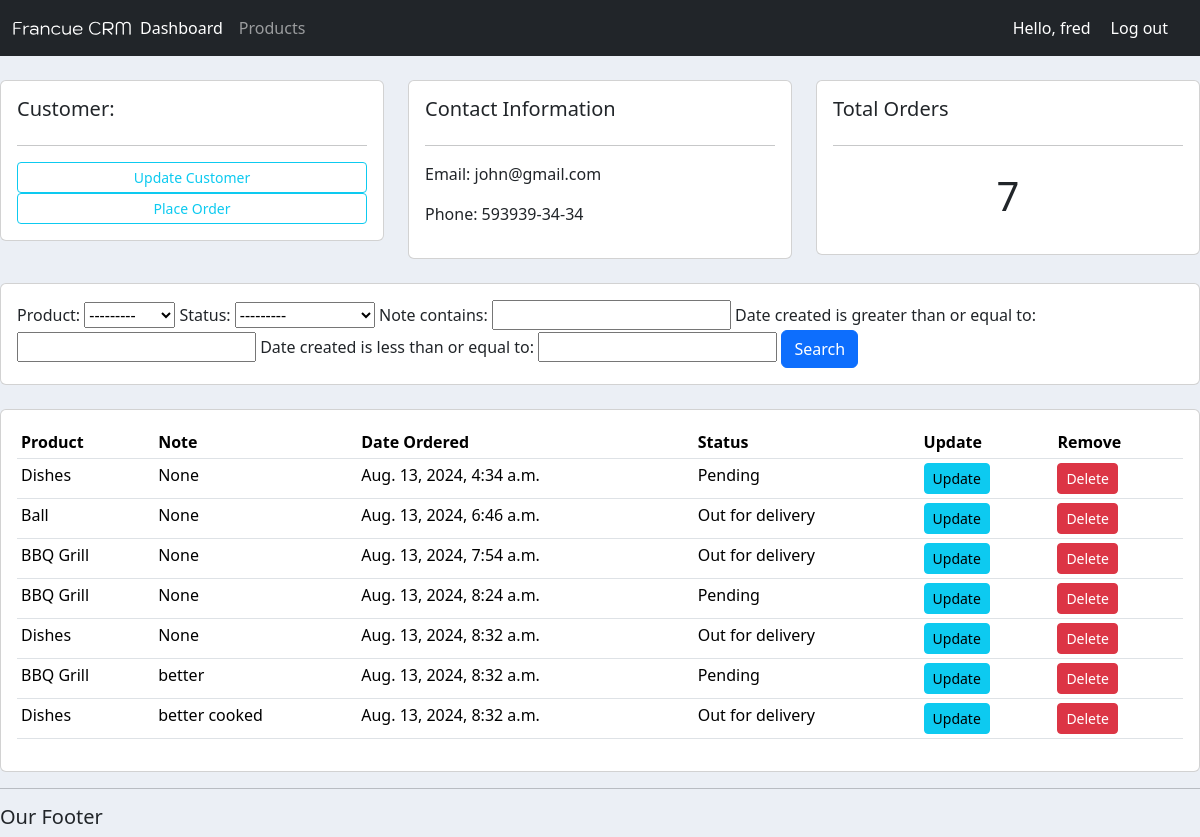
The app's page /customer/1/ (signed in) with its own data.
### accounts/models.py (models this page shows, shortened)
class Customer(models.Model):
    user = models.OneToOneField(User, null=True, blank=True, on_delete=models.CASCADE)
    name = models.CharField(max_length=200, null=True)
    phone = models.CharField(max_length=200, null=True)
    email = models.CharField(max_length=200, null=True)
    profile_pic = models.ImageField(default="problems.png", null=True, blank=True)
    date_created = models.DateTimeField(auto_now_add=True)

class Order(models.Model):
    STATUS = (
        ('Pending', 'Pending'),
        ('Out for delivery', 'Out for delivery'),
        ('Delivered', 'Delivered'),
        )
    customer = models.ForeignKey(Customer, null=True, on_delete=models.SET_NULL)
    product = models.ForeignKey(Product, null=True, on_delete=models.SET_NULL)
    date_created = models.DateTimeField(auto_now_add=True, null=True)
    status = models.CharField(max_length=200, null=True, choices=STATUS)
    note = models.CharField(max_length=1000, null=True)

class Product(models.Model):
    CATEGORY = (
        ('Indoor', 'Indoor'),
        ('Outdoor', 'Outdoor'),
        )
    name = models.CharField(max_length=200, null=True)
    price = models.FloatField(null=True)
    category = models.CharField(max_length=200, null=True, choices=CATEGORY)
    description = models.CharField(max_length=200, null=True, blank=True)
    date_created = models.DateTimeField(auto_now_add=True, null=True)
    tags = models.ManyToManyField(Tag)
    def __str__(self):
        return self.name

### accounts/decorators.py (the view)
        def wrapper_func(request, *args, **kwargs):
            group = None
            if request.user.groups.exists():
                group = request.user.groups.all()[0].name
            if group in allowed_roles:
                return view_func(request, *args, **kwargs)
            else:
                return HttpResponse('You are not authorized to view this page!')

### accounts/views.py (called while the page is built)
@login_required(login_url='login')
@allowed_users(allowed_roles=['admin'])
def customer(request, pk_test):
    customer = Customer.objects.get(id=pk_test)
    orders = customer.order_set.all()
    order_count = orders.count()
    myFilter = OrderFilter(request.GET, queryset=orders)
    orders = myFilter.qs
    context = {
        'customer': customer,
        'orders': orders,
        'order_count': order_count,
        'myFilter': myFilter
    }
    return render(request, 'accounts/customer.html', context)

### accounts/templates/accounts/customer.html
{% extends 'accounts/main.html' %}
{% block content %}
<br>
<div class="row">
    <div class="col-md">
        <div class="card card-body">
            <h5>Customer: </h5>
            <hr>
            <a class="btn btn-outline-info btn-sm btn-block" href="">Update Customer</a>
            <a class="btn btn-outline-info btn-sm btn-block" href="{% url 'create_order' customer.id %}">Place Order</a>
        </div>
    </div>
    <div class="col-md">
        <div class="card card-body">
            <h5>Contact Information</h5>
            <hr>
            <p>Email: {{ customer.email }}</p>
            <p>Phone: {{ customer.phone }}</p>
        </div>
    </div>
    <div class="col-md">
        <div class="card card-body">
            <h5>Total Orders</h5>
            <hr>
            <h1 style="text-align: center; padding: 10px;">{{order_count}}</h1>
        </div>
    </div>
</div>
<br>
<div class="row">
    <div class="col-md">
        <div class="card card-body">
            <form method="get">
                {{myFilter.form}}
                <button class="btn btn-primary" type="submit">Search</button>
            </form>
        </div>
    </div>
</div>
<br>
<div class="row">
    <div class="col-md">
        <div class="card card-body">
            <table class="table table-sm">
                <tr>
                    <th>Product</th>
                    <th>Note</th>
                    <th>Date Ordered</th>
                    <th>Status</th>
                    <th>Update</th>
                    <th>Remove</th>
                </tr>
                {% for order in orders %}
                    <tr>
                        <td>{{ order.product }}</td>
                        <td>{{ order.note }}</td>
                        <td>{{ order.date_created }}</td>
                        <td>{{ order.status }}</td>
                        <td><a class="btn btn-sm btn-info" href="{% url 'update_order' order.id %}">Update</a></td>
                        <td><a class="btn btn-sm btn-danger" href="{% url 'delete_order' order.id %}">Delete</a></td>
                    </tr>
                {% endfor %}
            </table>
        </div>
    </div>
</div>
{% endblock %}

### accounts/templates/accounts/navbar.html (shortened to what this page needs)
{% load static %}
<nav class="navbar navbar-expand-lg navbar-dark bg-dark">
    <div class="container-fluid">
      <img src="{% static 'images/logo.svg' %}" width="120px">
      <div class="collapse navbar-collapse" id="navbarNav">
        <ul class="navbar-nav">
          {% if request.user.is_staff %}
            <li class="nav-item">
              <a class="nav-link active" href="{% url 'home' %}">Dashboard</a>
            </li>
            <li class="nav-item">
              <a class="nav-link" href="{% url 'products' %}">Products</a>
            </li>
          {% else %}
            <li class="nav-item">
              <a class="nav-link" href="{% url 'account' %}">Settings</a>
            </li>
          {% endif %}
        </ul>
      </div>
      <span class="hello-msg">Hello, {{ request.user }}</span>
      <span><a class="hello-msg" href="{% url 'logout' %}">Log out</a></span>
    </div>
</nav>

### static/css/main.css (style rules this page uses)
body { background-color: #ebeff5; }

### accounts/templates/accounts/navbar.html (style rules this page uses)
.hello-msg { fontsize: 18px; color: #fff; margin-right: 20px; text-decoration: none; }

### records on screen
Customer: email "john@gmail.com", phone "593939-34-34"
Order: product "Dishes", note "None", date_created "Aug. 13, 2024, 4:34 a.m.", status "Pending"
Order: product "Ball", note "None", date_created "Aug. 13, 2024, 6:46 a.m.", status "Out for delivery"
Order: product "BBQ Grill", note "None", date_created "Aug. 13, 2024, 7:54 a.m.", status "Out for delivery"
Order: product "BBQ Grill", note "None", date_created "Aug. 13, 2024, 8:24 a.m.", status "Pending"
Order: product "Dishes", note "None", date_created "Aug. 13, 2024, 8:32 a.m.", status "Out for delivery"
Order: product "BBQ Grill", note "better", date_created "Aug. 13, 2024, 8:32 a.m.", status "Pending"
Order: product "Dishes", note "better cooked", date_created "Aug. 13, 2024, 8:32 a.m.", status "Out for delivery"

### other values on screen
{{ request.user }} "fred"
{{ order_count }} "7"
